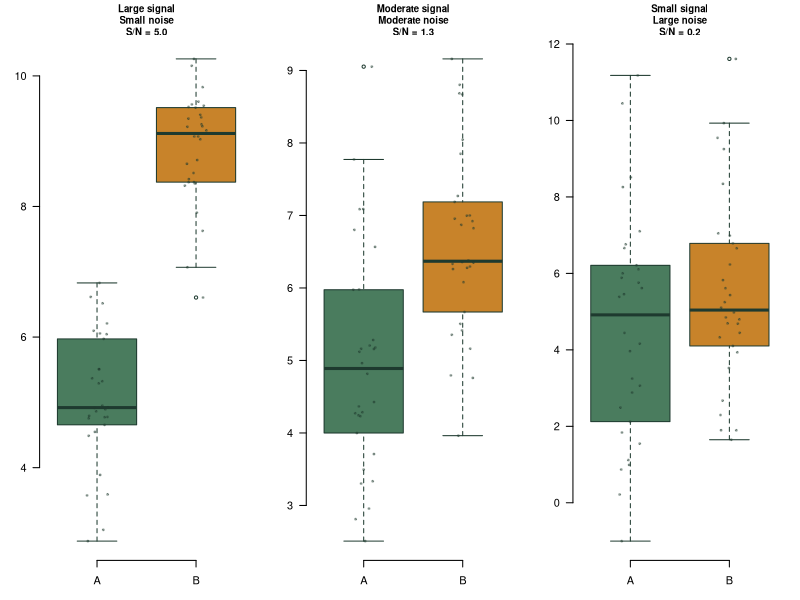
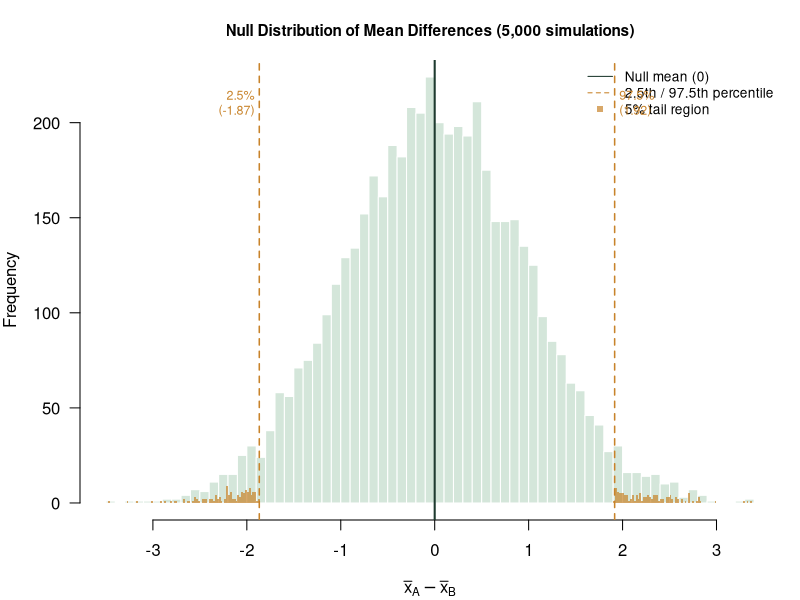
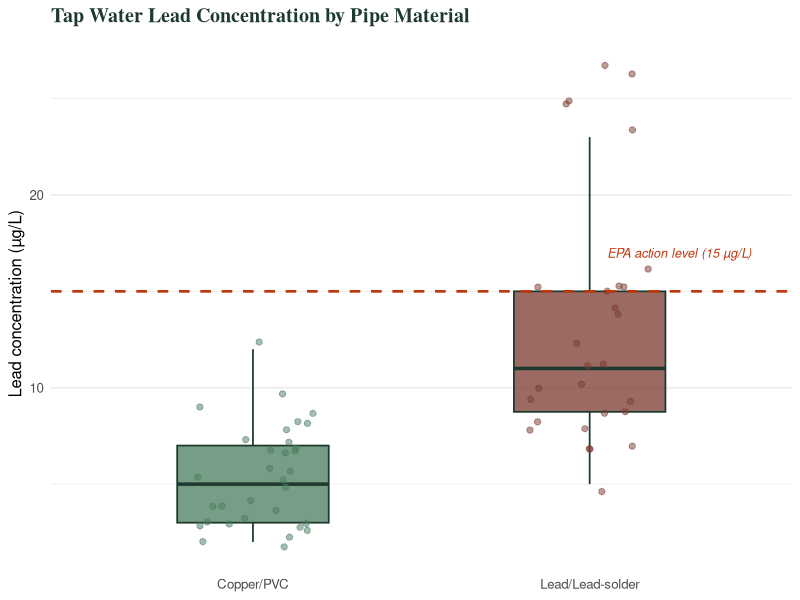
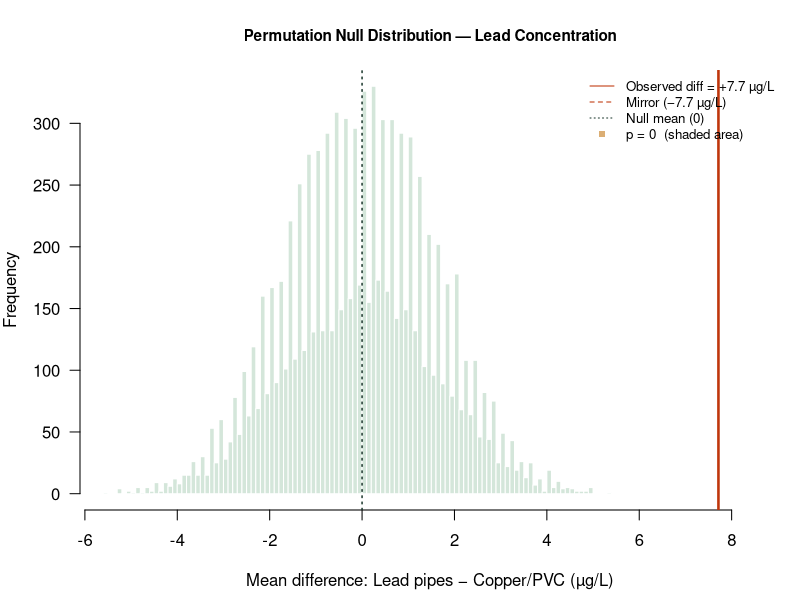
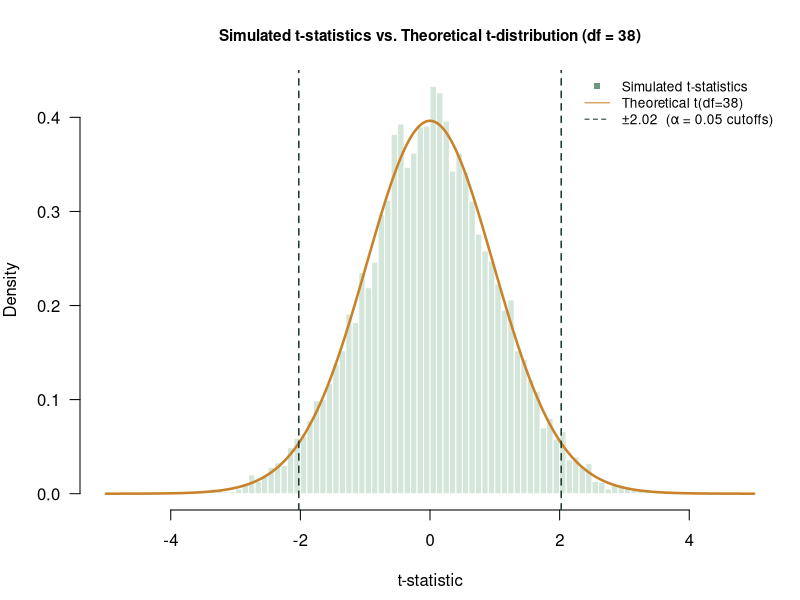
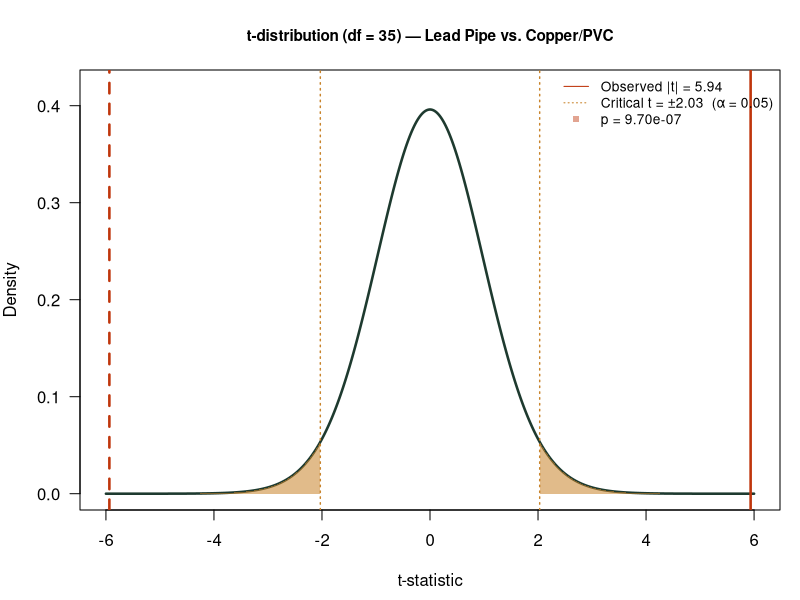
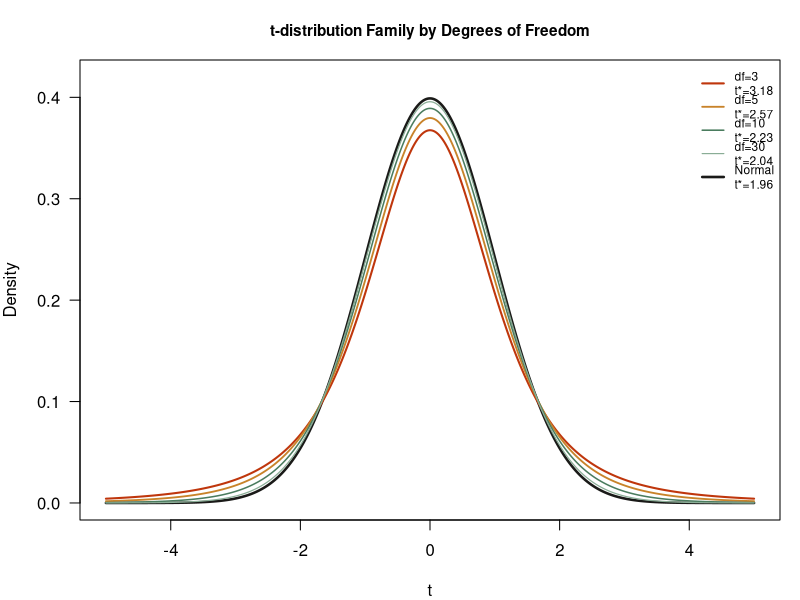
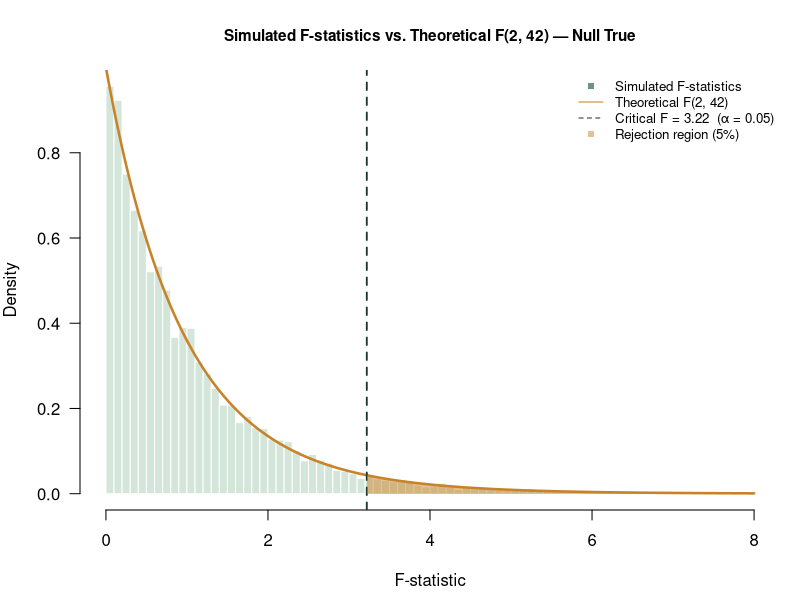

Here is the R script that generated these plots, in order:
## ---- chunk 1
knitr::opts_chunk$set(
  echo    = TRUE,
  warning = FALSE,
  message = FALSE,
  fig.width  = 7,
  fig.height = 4
)
library(ggplot2)
library(dplyr)
## ---- chunk 2
set.seed(42)
par(mfrow = c(1, 3), mar = c(3, 3, 3, 1), las = 1)

scenarios <- list(
  list(mu = c(5, 9), sd = 0.8, title = "Large signal\nSmall noise\nS/N = 5.0"),
  list(mu = c(5, 7), sd = 1.5, title = "Moderate signal\nModerate noise\nS/N = 1.3"),
  list(mu = c(5, 5.5), sd = 3.0, title = "Small signal\nLarge noise\nS/N = 0.2")
)

for (s in scenarios) {
  grp <- rep(c("A", "B"), each = 30)
  y   <- c(rnorm(30, s$mu[1], s$sd), rnorm(30, s$mu[2], s$sd))
  boxplot(y ~ grp,
          col    = c("#4a7c5e", "#c8832a"),
          border = "#1e3a2f",
          main   = s$title,
          xlab   = "", ylab   = "",
          outline = TRUE,
          cex.main = 0.88,
          frame.plot = FALSE)
  stripchart(y ~ grp, method = "jitter", jitter = 0.12,
             pch = 20, cex = 0.6, col = adjustcolor("#1e3a2f", 0.4),
             vertical = TRUE, add = TRUE)
}
par(mfrow = c(1, 1))
## ---- chunk 3
set.seed(7)

# Two groups from the SAME population — null is true by construction
n_per_group  <- 20
true_mean    <- 10
true_sd      <- 3

group_A_null <- rnorm(n_per_group, mean = true_mean, sd = true_sd)
group_B_null <- rnorm(n_per_group, mean = true_mean, sd = true_sd)

cat("Group A mean:", round(mean(group_A_null), 2), "\n")
cat("Group B mean:", round(mean(group_B_null), 2), "\n")
cat("Observed difference:", round(mean(group_A_null) - mean(group_B_null), 2), "\n")
## ---- chunk 4
set.seed(99)
n_sims       <- 5000
null_diffs   <- numeric(n_sims)

for (i in seq_len(n_sims)) {
  A <- rnorm(n_per_group, mean = true_mean, sd = true_sd)
  B <- rnorm(n_per_group, mean = true_mean, sd = true_sd)
  null_diffs[i] <- mean(A) - mean(B)
}

cat("Null distribution summary:\n")
round(quantile(null_diffs, c(0.025, 0.05, 0.25, 0.50, 0.75, 0.95, 0.975)), 2)
## ---- chunk 5
par(mar = c(4, 4, 3, 1), las = 1)

hist(null_diffs,
     breaks = 60,
     col    = "#d4e6da",
     border = "white",
     main   = "Null Distribution of Mean Differences (5,000 simulations)",
     xlab   = expression(bar(x)[A] - bar(x)[B]),
     ylab   = "Frequency",
     cex.main = 0.92)

# Shade the 5% tails
q025 <- quantile(null_diffs, 0.025)
q975 <- quantile(null_diffs, 0.975)

tail_breaks_lo <- hist(null_diffs[null_diffs <= q025], breaks = 60, plot = FALSE)
tail_breaks_hi <- hist(null_diffs[null_diffs >= q975], breaks = 60, plot = FALSE)

rect(tail_breaks_lo$breaks[-length(tail_breaks_lo$breaks)], 0,
     tail_breaks_lo$breaks[-1], tail_breaks_lo$counts,
     col = adjustcolor("#c8832a", 0.7), border = NA)
rect(tail_breaks_hi$breaks[-length(tail_breaks_hi$breaks)], 0,
     tail_breaks_hi$breaks[-1], tail_breaks_hi$counts,
     col = adjustcolor("#c8832a", 0.7), border = NA)

abline(v = 0,    col = "#1e3a2f",  lwd = 2, lty = 1)
abline(v = q025, col = "#c8832a",  lwd = 1.5, lty = 2)
abline(v = q975, col = "#c8832a",  lwd = 1.5, lty = 2)

legend("topright",
       legend = c("Null mean (0)", "2.5th / 97.5th percentile", "5% tail region"),
       col    = c("#1e3a2f", "#c8832a", adjustcolor("#c8832a", 0.7)),
       lty    = c(1, 2, NA), pch = c(NA, NA, 15),
       bty    = "n", cex = 0.82)

text(q025 - 0.05, max(table(cut(null_diffs, 60))) * 0.85,
     paste0("2.5%\n(", round(q025, 2), ")"),
     col = "#c8832a", cex = 0.75, adj = 1)
text(q975 + 0.05, max(table(cut(null_diffs, 60))) * 0.85,
     paste0("97.5%\n(", round(q975, 2), ")"),
     col = "#c8832a", cex = 0.75, adj = 0)
## ---- chunk 6
set.seed(3)
# Lead concentration (µg/L) sampled from buildings with different pipe material
# EPA action level: 15 µg/L
lead <- data.frame(
  pipe    = rep(c("Lead/Lead-solder", "Copper/PVC"), c(28, 32)),
  lead_ppb = c(
    round(rlnorm(28, meanlog = 2.6, sdlog = 0.55)),   # older lead pipes
    round(rlnorm(32, meanlog = 1.6, sdlog = 0.50))    # modern copper/PVC
  )
)
## ---- chunk 7
ggplot(lead, aes(pipe, lead_ppb, fill = pipe)) +
  geom_boxplot(width = 0.45, outlier.shape = NA,
               colour = "#1e3a2f", alpha = 0.75, linewidth = 0.6) +
  geom_jitter(aes(colour = pipe), width = 0.18,
              size = 1.8, alpha = 0.5) +
  geom_hline(yintercept = 15, linetype = "dashed",
             colour = "#bf360c", linewidth = 0.9) +
  annotate("text", x = 2.48, y = 17,
           label = "EPA action level (15 µg/L)",
           colour = "#bf360c", size = 3.2, hjust = 1, fontface = "italic") +
  scale_fill_manual(values  = c("Lead/Lead-solder" = "#7a3a2f",
                                "Copper/PVC"       = "#4a7c5e")) +
  scale_colour_manual(values = c("Lead/Lead-solder" = "#7a3a2f",
                                 "Copper/PVC"       = "#4a7c5e")) +
  labs(x = NULL, y = "Lead concentration (µg/L)",
       title = "Tap Water Lead Concentration by Pipe Material") +
  theme_minimal(base_size = 12) +
  theme(
    plot.title         = element_text(family = "serif", face = "bold", colour = "#1e3a2f"),
    legend.position    = "none",
    panel.grid.major.x = element_blank()
  )
## ---- chunk 8
# The observed difference in means — our "signal"
obs_diff <- mean(lead$lead_ppb[lead$pipe == "Lead/Lead-solder"]) -
            mean(lead$lead_ppb[lead$pipe == "Copper/PVC"])
cat("Observed mean difference:", round(obs_diff, 2), "µg/L\n")
## ---- chunk 9
# One single shuffle — what does a "null" difference look like?
set.seed(42)
shuffled_labels <- sample(lead$pipe)    # randomly reassign pipe labels
one_null_diff   <- mean(lead$lead_ppb[shuffled_labels == "Lead/Lead-solder"]) -
                   mean(lead$lead_ppb[shuffled_labels == "Copper/PVC"])
cat("One null difference (shuffled):", round(one_null_diff, 2), "µg/L\n")
cat("Observed difference:           ", round(obs_diff, 2),      "µg/L\n")
## ---- chunk 10
set.seed(1234)
n_perms     <- 9999
perm_diffs  <- numeric(n_perms)

for (i in seq_len(n_perms)) {
  shuffled        <- sample(lead$pipe)
  perm_diffs[i]   <- mean(lead$lead_ppb[shuffled == "Lead/Lead-solder"]) -
                     mean(lead$lead_ppb[shuffled == "Copper/PVC"])
}

# p-value: proportion of null differences >= observed (one-tailed)
# Two-tailed: proportion of |null differences| >= |observed|
p_perm <- mean(abs(perm_diffs) >= abs(obs_diff))
cat("Permutation p-value (two-tailed):", p_perm, "\n")
cat("Observed difference falls in the",
    round(mean(perm_diffs < obs_diff) * 100, 1),
    "th percentile of the null distribution.\n")
## ---- chunk 11
par(mar = c(4.5, 4, 3.5, 1), las = 1)

hist(perm_diffs,
     breaks   = 80,
     col      = "#d4e6da",
     border   = "white",
     main     = "Permutation Null Distribution — Lead Concentration",
     xlab     = "Mean difference: Lead pipes − Copper/PVC (µg/L)",
     ylab     = "Frequency",
     cex.main = 0.92,
     xlim     = range(c(perm_diffs, obs_diff * 1.1)))

# Shade region more extreme than observed
extreme_lo <- perm_diffs[perm_diffs <=  -abs(obs_diff)]
extreme_hi <- perm_diffs[perm_diffs >=   abs(obs_diff)]

if (length(extreme_hi) > 0) {
  h_hi <- hist(extreme_hi, breaks = 80, plot = FALSE)
  rect(h_hi$breaks[-length(h_hi$breaks)], 0,
       h_hi$breaks[-1], h_hi$counts,
       col = adjustcolor("#c8832a", 0.65), border = NA)
}
if (length(extreme_lo) > 0) {
  h_lo <- hist(extreme_lo, breaks = 80, plot = FALSE)
  rect(h_lo$breaks[-length(h_lo$breaks)], 0,
       h_lo$breaks[-1], h_lo$counts,
       col = adjustcolor("#c8832a", 0.65), border = NA)
}

abline(v =  obs_diff, col = "#bf360c", lwd = 2.5, lty = 1)
abline(v = -obs_diff, col = "#bf360c", lwd = 2.5, lty = 2)
abline(v = 0,         col = "#1e3a2f", lwd = 1.5, lty = 3)

legend("topright",
       legend = c(
         paste0("Observed diff = +", round(obs_diff, 1), " µg/L"),
         paste0("Mirror (−", round(obs_diff, 1), " µg/L)"),
         paste0("Null mean (0)"),
         paste0("p = ", p_perm, "  (shaded area)")
       ),
       col  = c("#bf360c", "#bf360c", "#1e3a2f", adjustcolor("#c8832a", 0.65)),
       lty  = c(1, 2, 3, NA), pch = c(NA, NA, NA, 15),
       bty  = "n", cex = 0.80)
## ---- chunk 12
set.seed(77)
n_sims  <- 10000
t_nulls <- numeric(n_sims)

for (i in seq_len(n_sims)) {
  A <- rnorm(20, mean = 0, sd = 1)   # both from N(0,1) — null true
  B <- rnorm(20, mean = 0, sd = 1)
  t_nulls[i] <- t.test(A, B)$statistic
}
## ---- chunk 13
par(mar = c(4.5, 4, 3.5, 1), las = 1)

hist(t_nulls,
     breaks  = 70,
     freq    = FALSE,
     col     = "#d4e6da",
     border  = "white",
     main    = "Simulated t-statistics vs. Theoretical t-distribution (df = 38)",
     xlab    = "t-statistic",
     ylab    = "Density",
     xlim    = c(-5, 5),
     cex.main = 0.92)

# Overlay theoretical t-distribution
x_seq <- seq(-5, 5, length.out = 500)
lines(x_seq, dt(x_seq, df = 38),
      col = "#c8832a", lwd = 2.5)

# Mark critical values
t_crit <- qt(0.975, df = 38)
abline(v =  t_crit, col = "#1e3a2f", lwd = 1.5, lty = 2)
abline(v = -t_crit, col = "#1e3a2f", lwd = 1.5, lty = 2)

legend("topright",
       legend = c("Simulated t-statistics", "Theoretical t(df=38)",
                  paste0("±", round(t_crit, 2), "  (α = 0.05 cutoffs)")),
       col    = c(adjustcolor("#4a7c5e", 0.8), "#c8832a", "#1e3a2f"),
       lty    = c(NA, 1, 2), pch = c(15, NA, NA),
       bty    = "n", cex = 0.82)
## ---- chunk 14
t_result <- t.test(lead_ppb ~ pipe, data = lead)
print(t_result)
## ---- chunk 15
df_t     <- t_result$parameter          # degrees of freedom
t_obs    <- abs(t_result$statistic)     # observed |t|
t_crit_2 <- qt(0.975, df = df_t)

par(mar = c(4.5, 4, 3.5, 1), las = 1)
x_seq <- seq(-6, 6, length.out = 600)

plot(x_seq, dt(x_seq, df = df_t),
     type = "l", lwd = 2.5, col = "#1e3a2f",
     main = paste0("t-distribution (df = ", round(df_t, 0),
                   ") — Lead Pipe vs. Copper/PVC"),
     xlab = "t-statistic", ylab = "Density",
     ylim = c(0, 0.42), cex.main = 0.92)

# Shade rejection tails
x_lo <- x_seq[x_seq <= -t_crit_2]
x_hi <- x_seq[x_seq >=  t_crit_2]
polygon(c(x_lo[1], x_lo, x_lo[length(x_lo)]),
        c(0, dt(x_lo, df_t), 0),
        col = adjustcolor("#c8832a", 0.55), border = NA)
polygon(c(x_hi[1], x_hi, x_hi[length(x_hi)]),
        c(0, dt(x_hi, df_t), 0),
        col = adjustcolor("#c8832a", 0.55), border = NA)

# Shade area more extreme than observed
x_obs_hi <- x_seq[x_seq >=  t_obs]
x_obs_lo <- x_seq[x_seq <= -t_obs]
polygon(c(x_obs_hi[1], x_obs_hi, x_obs_hi[length(x_obs_hi)]),
        c(0, dt(x_obs_hi, df_t), 0),
        col = adjustcolor("#bf360c", 0.45), border = NA)
polygon(c(x_obs_lo[1], x_obs_lo, x_obs_lo[length(x_obs_lo)]),
        c(0, dt(x_obs_lo, df_t), 0),
        col = adjustcolor("#bf360c", 0.45), border = NA)

abline(v =  t_obs, col = "#bf360c", lwd = 2.5)
abline(v = -t_obs, col = "#bf360c", lwd = 2.5, lty = 2)
abline(v =  t_crit_2, col = "#c8832a", lwd = 1.4, lty = 3)
abline(v = -t_crit_2, col = "#c8832a", lwd = 1.4, lty = 3)

legend("topright",
       legend = c(
         paste0("Observed |t| = ", round(t_obs, 2)),
         paste0("Critical t = ±", round(t_crit_2, 2), "  (α = 0.05)"),
         paste0("p = ", formatC(t_result$p.value, format = "e", digits = 2))
       ),
       col  = c("#bf360c", "#c8832a", adjustcolor("#bf360c", 0.45)),
       lty  = c(1, 3, NA), pch = c(NA, NA, 15),
       bty  = "n", cex = 0.82)
## ---- chunk 16
par(mar = c(4, 4, 3, 1), las = 1)
x_seq <- seq(-5, 5, length.out = 500)

plot(x_seq, dnorm(x_seq), type = "l",
     col = "#1a1a18", lwd = 2.5, lty = 1,
     ylim = c(0, 0.42),
     main = "t-distribution Family by Degrees of Freedom",
     xlab = "t", ylab = "Density",
     cex.main = 0.92)

dfs   <- c(3, 5, 10, 30)
cols  <- c("#bf360c", "#c8832a", "#4a7c5e", "#8aad96")
lwidths <- c(2, 1.8, 1.5, 1.2)

for (k in seq_along(dfs)) {
  lines(x_seq, dt(x_seq, df = dfs[k]),
        col = cols[k], lwd = lwidths[k], lty = 1)
}

t_crits <- c(qt(0.975, 3), qt(0.975, 5), qt(0.975, 10),
             qt(0.975, 30), qnorm(0.975))
crit_labels <- paste0(c("df=3", "df=5", "df=10", "df=30", "Normal"),
                      "\nt*=", round(t_crits, 2))

legend("topright",
       legend = crit_labels,
       col    = c(cols, "#1a1a18"),
       lwd    = c(lwidths, 2.5), lty = 1,
       bty    = "n", cex = 0.72)
## ---- chunk 17
set.seed(55)
n_sims  <- 10000
f_nulls <- numeric(n_sims)

# Null: three groups from identical populations
for (i in seq_len(n_sims)) {
  grp <- factor(rep(c("A","B","C"), each = 15))
  y   <- rnorm(45, mean = 0, sd = 1)
  f_nulls[i] <- summary(aov(y ~ grp))[[1]]["grp", "F value"]
}
## ---- chunk 18
par(mar = c(4.5, 4, 3.5, 1), las = 1)

hist(f_nulls,
     breaks  = 80,
     freq    = FALSE,
     col     = "#d4e6da",
     border  = "white",
     main    = "Simulated F-statistics vs. Theoretical F(2, 42) — Null True",
     xlab    = "F-statistic",
     ylab    = "Density",
     xlim    = c(0, 8),
     cex.main = 0.92)

x_f <- seq(0.001, 8, length.out = 500)
lines(x_f, df(x_f, df1 = 2, df2 = 42),
      col = "#c8832a", lwd = 2.5)

f_crit <- qf(0.95, df1 = 2, df2 = 42)
abline(v = f_crit, col = "#1e3a2f", lwd = 1.8, lty = 2)

# shade rejection region
x_rej <- x_f[x_f >= f_crit]
polygon(c(x_rej[1], x_rej, x_rej[length(x_rej)]),
        c(0, df(x_rej, 2, 42), 0),
        col = adjustcolor("#c8832a", 0.5), border = NA)

legend("topright",
       legend = c("Simulated F-statistics", "Theoretical F(2, 42)",
                  paste0("Critical F = ", round(f_crit, 2), "  (α = 0.05)"),
                  "Rejection region (5%)"),
       col    = c(adjustcolor("#4a7c5e", 0.8), "#c8832a", "#1e3a2f",
                  adjustcolor("#c8832a", 0.5)),
       lty    = c(NA, 1, 2, NA), pch = c(15, NA, NA, 15),
       bty    = "n", cex = 0.80)
## ---- chunk 19
set.seed(42)
nitrogen <- data.frame(
  landuse = rep(c("Forest", "Grassland", "Cropland"), each = 25),
  N_gkg   = c(rnorm(25, 4.8, 0.7),
              rnorm(25, 3.2, 0.9),
              rnorm(25, 1.9, 0.6))
)

model_aov <- aov(N_gkg ~ landuse, data = nitrogen)
aov_table <- summary(model_aov)[[1]]
F_obs     <- aov_table["landuse", "F value"]
df1       <- aov_table["landuse", "Df"]
df2       <- aov_table["Residuals", "Df"]

cat("Between-group MS (signal):", round(aov_table["landuse",   "Mean Sq"], 3), "\n")
cat("Within-group MS  (noise): ", round(aov_table["Residuals", "Mean Sq"], 3), "\n")
cat("F = signal / noise =",       round(F_obs, 2), "\n")
cat("p-value:                 ",  round(aov_table["landuse", "Pr(>F)"], 6), "\n")
## ---- chunk 20
par(mar = c(4.5, 4, 3.5, 1), las = 1)

x_f2 <- seq(0.001, max(F_obs * 1.15, 6), length.out = 600)
f_crit2 <- qf(0.95, df1 = df1, df2 = df2)

plot(x_f2, df(x_f2, df1, df2),
     type = "l", lwd = 2.5, col = "#1e3a2f",
     main = paste0("F(", df1, ", ", df2, ") — Soil Nitrogen ANOVA"),
     xlab = "F-statistic", ylab = "Density",
     xlim = c(0, max(F_obs * 1.1, 6)),
     ylim = c(0, 0.80),
     cex.main = 0.92)

# Shade rejection region (theoretical)
x_rej2 <- x_f2[x_f2 >= f_crit2]
polygon(c(x_rej2[1], x_rej2, x_rej2[length(x_rej2)]),
        c(0, df(x_rej2, df1, df2), 0),
        col = adjustcolor("#c8832a", 0.5), border = NA)

# Shade area beyond observed F
x_obs_f <- x_f2[x_f2 >= F_obs]
if (length(x_obs_f) > 0) {
  polygon(c(x_obs_f[1], x_obs_f, x_obs_f[length(x_obs_f)]),
          c(0, df(x_obs_f, df1, df2), 0),
          col = adjustcolor("#bf360c", 0.5), border = NA)
}

abline(v = f_crit2, col = "#c8832a", lwd = 1.8, lty = 2)
abline(v = F_obs,   col = "#bf360c", lwd = 2.5)

legend("topright",
       legend = c(
         paste0("Observed F = ", round(F_obs, 1)),
         paste0("Critical F = ", round(f_crit2, 2), "  (α = 0.05)"),
         "5% rejection region",
         paste0("p(F ≥ ", round(F_obs, 1), ") ≈ 0")
       ),
       col  = c("#bf360c", "#c8832a",
                adjustcolor("#c8832a", 0.5), adjustcolor("#bf360c", 0.5)),
       lty  = c(1, 2, NA, NA), pch = c(NA, NA, 15, 15),
       bty  = "n", cex = 0.82)

# Decomposition annotation
legend("topleft",
       legend = c(
         paste0("Signal (MS_between) = ", round(aov_table["landuse",   "Mean Sq"], 2)),
         paste0("Noise  (MS_within)  = ", round(aov_table["Residuals", "Mean Sq"], 2)),
         paste0("F = ", round(F_obs, 2))
       ),
       bty = "n", cex = 0.80,
       text.col = c("#1e3a2f", "#4a7c5e", "#bf360c"))
## ---- chunk 21
# Manual variance decomposition — showing the signal/noise arithmetic
grand_mean  <- mean(nitrogen$N_gkg)
group_means <- tapply(nitrogen$N_gkg, nitrogen$landuse, mean)
group_sizes <- tapply(nitrogen$N_gkg, nitrogen$landuse, length)

SS_between <- sum(group_sizes * (group_means - grand_mean)^2)
SS_within  <- sum(tapply(seq_along(nitrogen$N_gkg), nitrogen$landuse,
                  function(i) sum((nitrogen$N_gkg[i] - mean(nitrogen$N_gkg[i]))^2)))
SS_total   <- sum((nitrogen$N_gkg - grand_mean)^2)

df_between <- length(group_means) - 1
df_within  <- nrow(nitrogen) - length(group_means)

MS_between <- SS_between / df_between
MS_within  <- SS_within  / df_within

knitr::kable(
  data.frame(
    Source     = c("Between groups (signal)", "Within groups (noise)", "Total"),
    SS         = round(c(SS_between, SS_within, SS_total), 2),
    df         = c(df_between, df_within, df_between + df_within),
    MS         = round(c(MS_between, MS_within, NA), 3),
    F          = c(round(MS_between / MS_within, 2), NA, NA),
    `p-value`  = c(round(pf(MS_between/MS_within, df_between, df_within,
                            lower.tail = FALSE), 6), NA, NA)
  ),
  col.names = c("Source", "Sum of Squares", "df", "Mean Square", "F", "p-value"),
  caption = "ANOVA decomposition: the F-statistic is the ratio of between-group mean square (signal) to within-group mean square (noise).",
  na.encode = FALSE
)
## ---- chunk 22
set.seed(888)

# ── Observed F for the nitrogen data ──────────────────────────────────────────
F_obs_check <- summary(aov(N_gkg ~ landuse, data = nitrogen))[[1]][1, "F value"]

# ── Permutation F-distribution ────────────────────────────────────────────────
n_perm   <- 9999
perm_F   <- numeric(n_perm)

for (i in seq_len(n_perm)) {
  shuffled_groups <- sample(nitrogen$landuse)
  perm_F[i] <- summary(
    aov(nitrogen$N_gkg ~ shuffled_groups)
  )[[1]][1, "F value"]
}

p_permutation <- mean(perm_F >= F_obs_check)

# ── Parametric p-value ────────────────────────────────────────────────────────
p_parametric <- summary(model_aov)[[1]]["landuse", "Pr(>F)"]

cat("─── Permutation test ────────────────────────────────\n")
cat("Permutation p-value:", p_permutation, "\n\n")
cat("─── Parametric F-test ───────────────────────────────\n")
cat("Parametric  p-value:", round(p_parametric, 6), "\n")
## ---- chunk 23
par(mfrow = c(1, 2), mar = c(4, 4, 3, 1), las = 1)

# --- Permutation ---
hist(perm_F,
     breaks = 60, freq = FALSE,
     col = "#d4e6da", border = "white",
     main = "Permutation Null\n(9,999 shuffles)",
     xlab = "F-statistic", ylab = "Density",
     xlim = c(0, max(perm_F, F_obs_check) * 1.05),
     cex.main = 0.9)
extreme_perm <- perm_F[perm_F >= F_obs_check]
if (length(extreme_perm) > 0) {
  h_ex <- hist(extreme_perm, breaks = 60, plot = FALSE)
  rect(h_ex$breaks[-length(h_ex$breaks)], 0,
       h_ex$breaks[-1], h_ex$counts / (length(perm_F) * diff(h_ex$breaks[1:2])),
       col = adjustcolor("#c8832a", 0.6), border = NA)
}
abline(v = F_obs_check, col = "#bf360c", lwd = 2.5)
text(F_obs_check * 0.82, par("usr")[4] * 0.92,
     paste0("p = ", p_permutation),
     col = "#bf360c", cex = 0.82, font = 2)

# --- Theoretical ---
x_f3 <- seq(0.001, max(F_obs_check * 1.1, 6), length.out = 500)
plot(x_f3, df(x_f3, df1 = 2, df2 = 72),
     type = "l", lwd = 2.5, col = "#1e3a2f",
     main = "Theoretical F(2, 72)\n(parametric test)",
     xlab = "F-statistic", ylab = "Density",
     xlim = c(0, max(F_obs_check * 1.1, 6)),
     cex.main = 0.9)
x_rej3 <- x_f3[x_f3 >= F_obs_check]
if (length(x_rej3) > 0) {
  polygon(c(x_rej3[1], x_rej3, x_rej3[length(x_rej3)]),
          c(0, df(x_rej3, 2, 72), 0),
          col = adjustcolor("#c8832a", 0.55), border = NA)
}
abline(v = F_obs_check, col = "#bf360c", lwd = 2.5)
text(F_obs_check * 0.82, par("usr")[4] * 0.92,
     paste0("p ≈ ", formatC(p_parametric, format = "e", digits = 1)),
     col = "#bf360c", cex = 0.82, font = 2)

par(mfrow = c(1, 1))
## ---- chunk 24
# sessionInfo()
